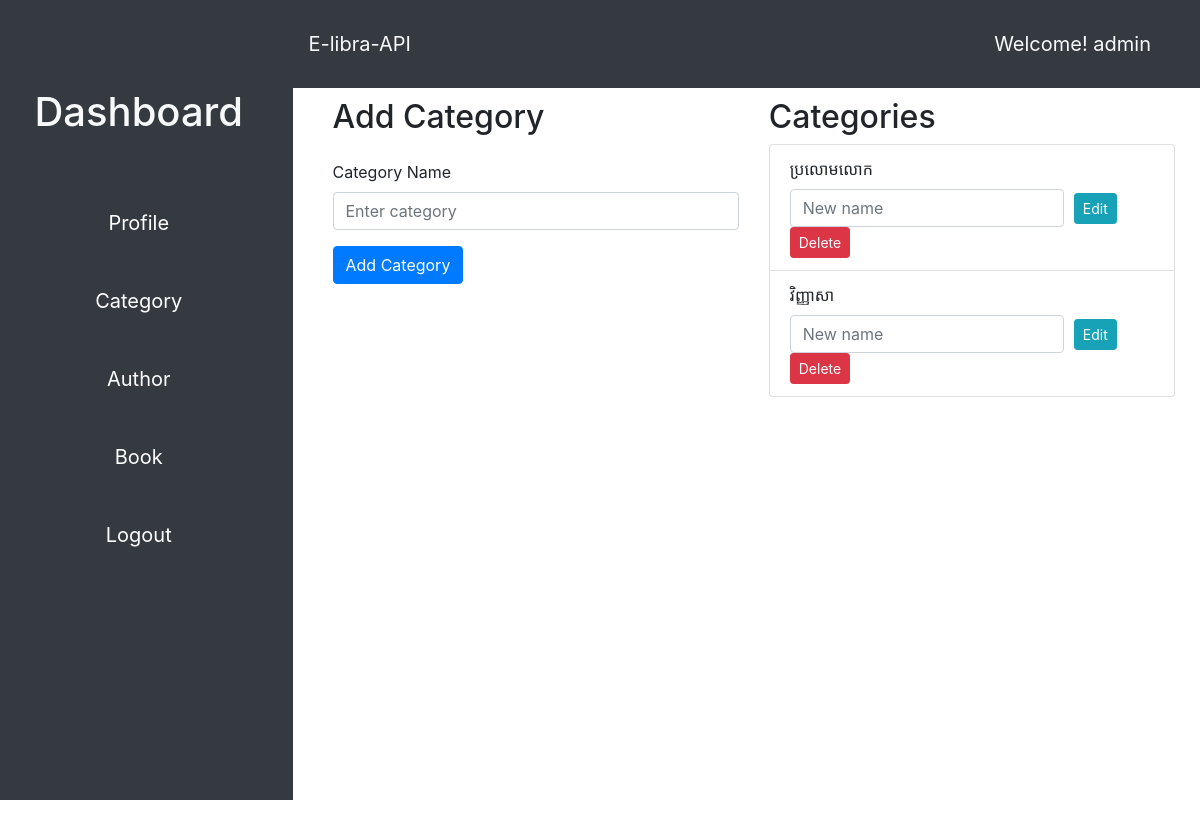
/category (signed in), run on an earlier commit of the app's database.
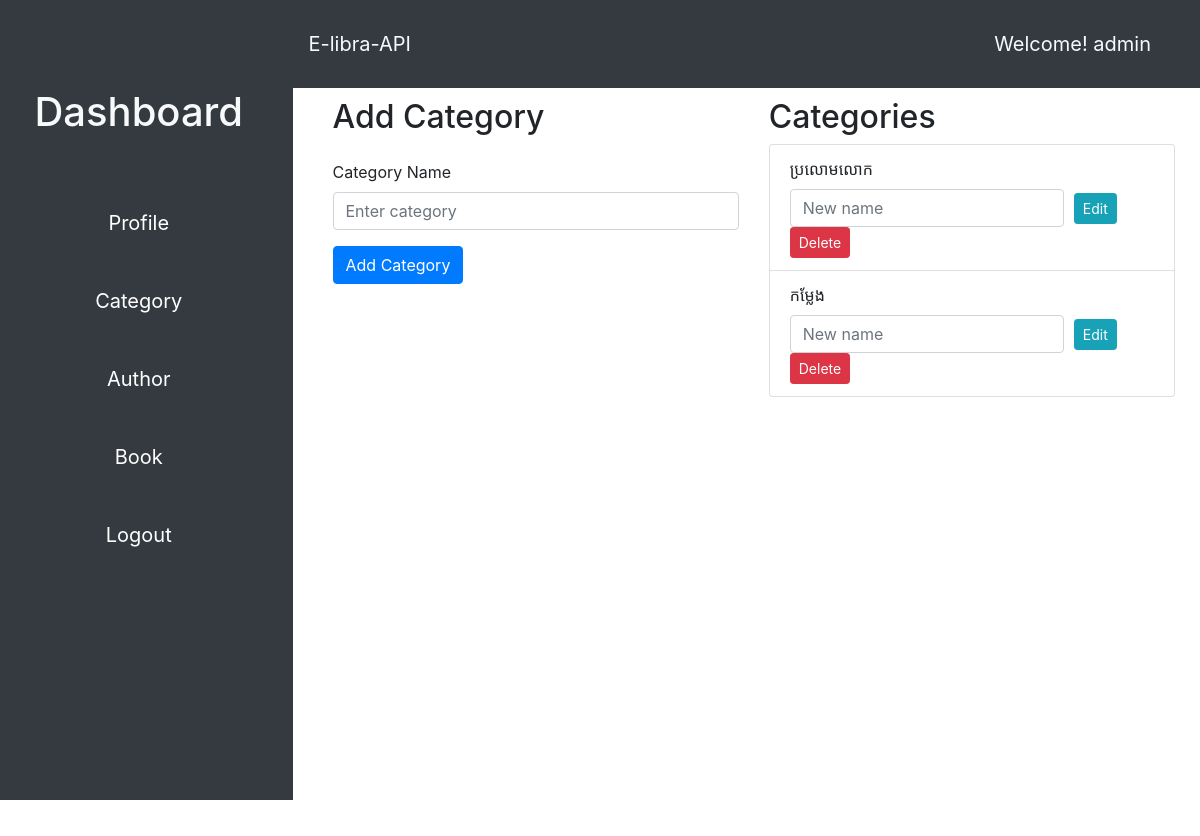
And on a later commit of the database.
### app/models/__init__.py (models this page shows)
class User(db.Model, UserMixin):
    id = db.Column(db.Integer, primary_key=True)
    username = db.Column(db.String(50), unique=True, nullable=False)
    email = db.Column(db.String(120), nullable=False)
    password_hash = db.Column(db.String, nullable=False)
    gender = db.Column(db.String(10))
    role = db.Column(db.String)
    profile = db.relationship('Profile', back_populates='user')
    user_payments = db.relationship('Payment', back_populates='user')

class Category(db.Model):
    id = db.Column(db.Integer, primary_key=True)
    name = db.Column(db.String(100), nullable=False, unique=True)
    books = db.relationship('Book', back_populates='category')

### app/views/main.py (the view, shortened to what this page needs)
@main.route('/category', methods=['GET', 'POST'])
@login_required
def category():
    username = current_user.username
    form = CategoryForm()
    categories = Category.query.all()
    return render_template('category.html', form=form, username=username, categories=categories)

### app/views/auth/form.py
class CategoryForm(FlaskForm):
    name = StringField('Category Name', validators=[DataRequired()], render_kw={'placeholder': 'Enter category'})
    submit = SubmitField('Submit')

### app/views/auth/auth.py (called while the page is built)
@login_manager.user_loader
def load_user(username):
    return User.query.get(username)

### app/templates/category.html (shortened to what this page needs)
{% extends 'base.html' %}
{% block content %}
<div class="container">
    <div class="row">
        <div class="col-md-6">
            <h2>Add Category</h2>
            <form method="post" action="{{ url_for('main.category') }}" class="mt-4">
                <div class="form-group">
                    {{ form.name.label(class="form-label") }}
                    {{ form.name(class="form-control", placeholder="Enter category") }}
                </div>
                <button type="submit" class="btn btn-primary">Add Category</button>
            </form>
        </div>
        <div class="col-md-6">
            <h2>Categories</h2>
            <ul class="list-group">
                {% for category in categories %}
                    <li class="list-group-item">
                        {{ category.name }}
                        <form method="post" action="{{ url_for('main.category') }}">
                            <div class="form-row align-items-center mt-2">
                                <div class="col-auto">
                                    <input type="text" name="new_name" class="form-control" placeholder="New name" />
                                </div>
                                <div class="col-auto">
                                    <button type="submit" name="edit_category" class="btn btn-sm btn-info">Edit</button>
                                </div>
                                <div class="col-auto">
                                    <button type="submit" name="delete_category" class="btn btn-sm btn-danger">Delete</button>
                                </div>
                            </div>
                        </form>
                    </li>
                {% endfor %}
            </ul>
        </div>
    </div>
</div>
{% endblock %}

### app/templates/base.html (shortened to what this page needs)
<!DOCTYPE html>
<html lang="en">
  <head>
    <link href="https://stackpath.bootstrapcdn.com/bootstrap/4.3.1/css/bootstrap.min.css" rel="stylesheet" />
    <link rel="stylesheet" href="{{ url_for('static', filename='style.css') }}" />
  </head>
  <body>
    <div class="container-fluid">
      <div class="row">
        <aside class="col-md-3 col-lg-3 sidebar bg-dark">
          <div class="sidebar-sticky">
            <ul class="nav flex-column">
              {% if current_user.is_authenticated %}
              <h1 class="text-light my-5 text-center">Dashboard</h1>
              <li class="nav-item my-3 text-center">
                <a href="{{ url_for('main.profile') }}" class="nav-link">Profile</a>
              </li>
              <li class="nav-item my-3 text-center">
                <a href="{{ url_for('main.category') }}" class="nav-link">Category</a>
              </li>
              <li class="nav-item my-3 text-center">
                <a href="{{ url_for('main.author') }}" class="nav-link">Author</a>
              </li>
              <li class="nav-item my-3 text-center">
                <a href="{{ url_for('main.book') }}" class="nav-link">Book</a>
              </li>
              <li class="nav-item my-3 text-center">
                <a href="{{ url_for('auth.logout') }}" class="nav-link">Logout</a>
              </li>
              {% endif %}
            </ul>
          </div>
        </aside>
        <div class="w-auto col-lg-9 col-md-9">
          <section class="hero">
            <div class="hero-head">
              <nav class="navbar navbar-expand-lg d-flex navbar-light py-4 bg-dark justify-content-between">
                <a href="{{ url_for('main.index') }}" class="navbar-brand text-light text-center"
                  >E-libra-API</a
                >
                <span class="d-flex navbar-brand text-light text-center mr-5">Welcome! {{username}}</span>
              </nav>
            </div>
            <div class="hero-body">
              <div class="container has-text-centered">{% block content %}{% endblock %}</div>
            </div>
          </section>
        </div>
      </div>
    </div>
  </body>
</html>

### app/static/style.css (style rules this page uses)
.hero-body { padding: 10px; width: 100%; height: 90vh; background-color: #ffffff; }
.sidebar { width: 20%; }
.navbar { width: auto; margin-bottom: 5px; }
.nav-item { width: 100%; align-items: center; }
.row { height: 100vh; }
.sidebar-sticky { margin-top: 20px; font-size: 20px; }
.col-lg-9 { padding: 0; }
.container-fluid { height: 100vh; width: 100%; }
.hero { display: flex; flex-direction: column; justify-content: center; align-items: center; height: 100%; width: auto; }
.hero-head { width: 100%; }
.hero-body { flex-grow: 1; }

### app/templates/base.html (style rules this page uses)
html, body { height: 100%; }
.container-fluid { height: 100%; padding-right: 0; padding-left: 0; }
.sidebar { height: 100%; background-color: #343a40; padding: 20px; }
.sidebar-sticky { position: sticky; top: 0; padding-bottom: 20px; }
.nav-link { color: #fff; }
.navbar { margin-bottom: 0; }

What changed in the data, as far as the page shows it:
changed Category (number 2 of 2 on the later page): name "វិញ្ញាសា" → "កម្លែង"
